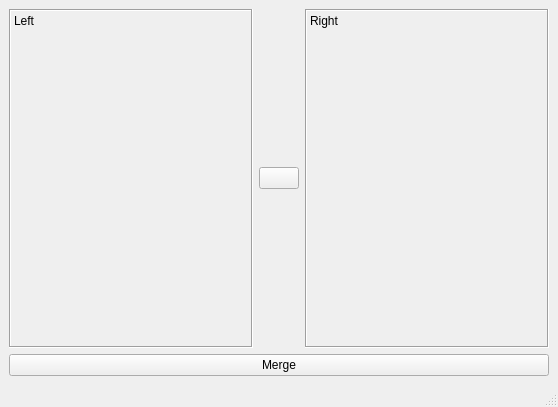
<?xml version="1.0" encoding="UTF-8"?>
<ui version="4.0">
 <class>AnaglyphMaker</class>
 <widget class="QMainWindow" name="AnaglyphMaker">
  <property name="geometry">
   <rect>
    <x>0</x>
    <y>0</y>
    <width>558</width>
    <height>407</height>
   </rect>
  </property>
  <property name="windowTitle">
   <string>Make an Anaglyph</string>
  </property>
  <widget class="QWidget" name="centralwidget">
   <layout class="QVBoxLayout" name="verticalLayout">
    <item>
     <layout class="QHBoxLayout" name="horizontalLayout">
      <item>
       <widget class="ImageContainerWidget" name="leftView">
        <property name="palette">
         <palette>
          <active>
           <colorrole role="Text">
            <brush brushstyle="SolidPattern">
             <color alpha="255">
              <red>0</red>
              <green>153</green>
              <blue>255</blue>
             </color>
            </brush>
           </colorrole>
           <colorrole role="PlaceholderText">
            <brush brushstyle="NoBrush">
             <color alpha="128">
              <red>0</red>
              <green>153</green>
              <blue>255</blue>
             </color>
            </brush>
           </colorrole>
          </active>
          <inactive>
           <colorrole role="Text">
            <brush brushstyle="SolidPattern">
             <color alpha="255">
              <red>0</red>
              <green>153</green>
              <blue>255</blue>
             </color>
            </brush>
           </colorrole>
           <colorrole role="PlaceholderText">
            <brush brushstyle="NoBrush">
             <color alpha="128">
              <red>0</red>
              <green>153</green>
              <blue>255</blue>
             </color>
            </brush>
           </colorrole>
          </inactive>
          <disabled>
           <colorrole role="Text">
            <brush brushstyle="SolidPattern">
             <color alpha="255">
              <red>159</red>
              <green>158</green>
              <blue>158</blue>
             </color>
            </brush>
           </colorrole>
           <colorrole role="PlaceholderText">
            <brush brushstyle="NoBrush">
             <color alpha="128">
              <red>0</red>
              <green>153</green>
              <blue>255</blue>
             </color>
            </brush>
           </colorrole>
          </disabled>
         </palette>
        </property>
        <property name="contextMenuPolicy">
         <enum>Qt::CustomContextMenu</enum>
        </property>
        <property name="frameShape">
         <enum>QFrame::Box</enum>
        </property>
        <property name="frameShadow">
         <enum>QFrame::Sunken</enum>
        </property>
        <property name="text">
         <string>Left</string>
        </property>
        <property name="alignment">
         <set>Qt::AlignLeading|Qt::AlignLeft|Qt::AlignTop</set>
        </property>
       </widget>
      </item>
      <item>
       <widget class="QPushButton" name="swapButton">
        <property name="sizePolicy">
         <sizepolicy hsizetype="Fixed" vsizetype="Fixed">
          <horstretch>0</horstretch>
          <verstretch>0</verstretch>
         </sizepolicy>
        </property>
        <property name="toolTip">
         <string>swap between left and right</string>
        </property>
        <property name="whatsThis">
         <string>swap left and right</string>
        </property>
        <property name="text">
         <string/>
        </property>
        <property name="icon">
         <iconset resource="rsc.qrc">
          <normaloff>:/images/swap.png</normaloff>:/images/swap.png</iconset>
        </property>
        <property name="iconSize">
         <size>
          <width>24</width>
          <height>24</height>
         </size>
        </property>
        <property name="checkable">
         <bool>true</bool>
        </property>
        <property name="checked">
         <bool>false</bool>
        </property>
       </widget>
      </item>
      <item>
       <widget class="ImageContainerWidget" name="rightView">
        <property name="sizePolicy">
         <sizepolicy hsizetype="Preferred" vsizetype="Preferred">
          <horstretch>0</horstretch>
          <verstretch>0</verstretch>
         </sizepolicy>
        </property>
        <property name="palette">
         <palette>
          <active>
           <colorrole role="Text">
            <brush brushstyle="SolidPattern">
             <color alpha="255">
              <red>255</red>
              <green>255</green>
              <blue>255</blue>
             </color>
            </brush>
           </colorrole>
           <colorrole role="ButtonText">
            <brush brushstyle="SolidPattern">
             <color alpha="255">
              <red>255</red>
              <green>255</green>
              <blue>255</blue>
             </color>
            </brush>
           </colorrole>
           <colorrole role="PlaceholderText">
            <brush brushstyle="NoBrush">
             <color alpha="128">
              <red>255</red>
              <green>255</green>
              <blue>255</blue>
             </color>
            </brush>
           </colorrole>
          </active>
          <inactive>
           <colorrole role="Text">
            <brush brushstyle="SolidPattern">
             <color alpha="255">
              <red>255</red>
              <green>255</green>
              <blue>255</blue>
             </color>
            </brush>
           </colorrole>
           <colorrole role="ButtonText">
            <brush brushstyle="SolidPattern">
             <color alpha="255">
              <red>255</red>
              <green>255</green>
              <blue>255</blue>
             </color>
            </brush>
           </colorrole>
           <colorrole role="PlaceholderText">
            <brush brushstyle="NoBrush">
             <color alpha="128">
              <red>255</red>
              <green>255</green>
              <blue>255</blue>
             </color>
            </brush>
           </colorrole>
          </inactive>
          <disabled>
           <colorrole role="Text">
            <brush brushstyle="SolidPattern">
             <color alpha="255">
              <red>159</red>
              <green>158</green>
              <blue>158</blue>
             </color>
            </brush>
           </colorrole>
           <colorrole role="ButtonText">
            <brush brushstyle="SolidPattern">
             <color alpha="255">
              <red>159</red>
              <green>158</green>
              <blue>158</blue>
             </color>
            </brush>
           </colorrole>
           <colorrole role="PlaceholderText">
            <brush brushstyle="NoBrush">
             <color alpha="128">
              <red>255</red>
              <green>255</green>
              <blue>255</blue>
             </color>
            </brush>
           </colorrole>
          </disabled>
         </palette>
        </property>
        <property name="contextMenuPolicy">
         <enum>Qt::CustomContextMenu</enum>
        </property>
        <property name="frameShape">
         <enum>QFrame::Box</enum>
        </property>
        <property name="frameShadow">
         <enum>QFrame::Sunken</enum>
        </property>
        <property name="text">
         <string>Right</string>
        </property>
        <property name="alignment">
         <set>Qt::AlignLeading|Qt::AlignLeft|Qt::AlignTop</set>
        </property>
       </widget>
      </item>
     </layout>
    </item>
    <item>
     <widget class="QPushButton" name="mergeButton">
      <property name="text">
       <string>Merge</string>
      </property>
     </widget>
    </item>
   </layout>
  </widget>
  <widget class="QMenuBar" name="menubar">
   <property name="geometry">
    <rect>
     <x>0</x>
     <y>0</y>
     <width>558</width>
     <height>22</height>
    </rect>
   </property>
  </widget>
  <widget class="QStatusBar" name="statusbar"/>
 </widget>
 <customwidgets>
  <customwidget>
   <class>ImageContainerWidget</class>
   <extends>QLabel</extends>
   <header>imagecontainerwidget.h</header>
  </customwidget>
 </customwidgets>
 <resources>
  <include location="rsc.qrc"/>
 </resources>
 <connections/>
</ui>
